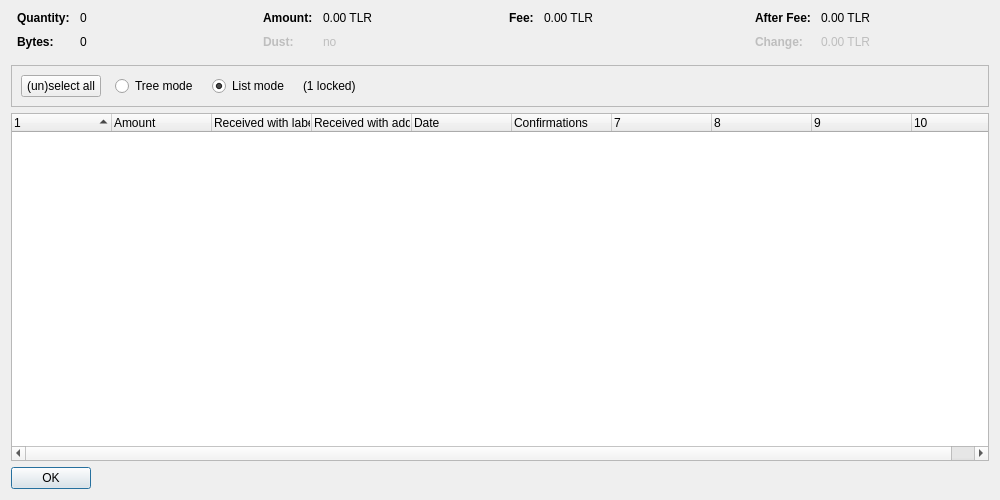
<?xml version="1.0" encoding="UTF-8"?>
<ui version="4.0">
 <class>CoinControlDialog</class>
 <widget class="QDialog" name="CoinControlDialog">
  <property name="geometry">
   <rect>
    <x>0</x>
    <y>0</y>
    <width>1000</width>
    <height>500</height>
   </rect>
  </property>
  <property name="windowTitle">
   <string>Coin Selection</string>
  </property>
  <layout class="QVBoxLayout" name="verticalLayout">
   <item>
    <layout class="QHBoxLayout" name="horizontalLayoutTop" stretch="0,0,0,0">
     <property name="topMargin">
      <number>0</number>
     </property>
     <property name="bottomMargin">
      <number>10</number>
     </property>
     <item>
      <layout class="QFormLayout" name="formLayoutCoinControl1">
       <property name="horizontalSpacing">
        <number>10</number>
       </property>
       <property name="verticalSpacing">
        <number>10</number>
       </property>
       <property name="leftMargin">
        <number>6</number>
       </property>
       <property name="rightMargin">
        <number>6</number>
       </property>
       <item row="0" column="0">
        <widget class="QLabel" name="labelCoinControlQuantityText">
         <property name="font">
          <font>
           <weight>75</weight>
           <bold>true</bold>
          </font>
         </property>
         <property name="text">
          <string>Quantity:</string>
         </property>
        </widget>
       </item>
       <item row="0" column="1">
        <widget class="QLabel" name="labelCoinControlQuantity">
         <property name="cursor">
          <cursorShape>IBeamCursor</cursorShape>
         </property>
         <property name="contextMenuPolicy">
          <enum>Qt::ActionsContextMenu</enum>
         </property>
         <property name="text">
          <string notr="true">0</string>
         </property>
         <property name="textInteractionFlags">
          <set>Qt::LinksAccessibleByMouse|Qt::TextSelectableByKeyboard|Qt::TextSelectableByMouse</set>
         </property>
        </widget>
       </item>
       <item row="1" column="0">
        <widget class="QLabel" name="labelCoinControlBytesText">
         <property name="font">
          <font>
           <weight>75</weight>
           <bold>true</bold>
          </font>
         </property>
         <property name="text">
          <string>Bytes:</string>
         </property>
        </widget>
       </item>
       <item row="1" column="1">
        <widget class="QLabel" name="labelCoinControlBytes">
         <property name="cursor">
          <cursorShape>IBeamCursor</cursorShape>
         </property>
         <property name="contextMenuPolicy">
          <enum>Qt::ActionsContextMenu</enum>
         </property>
         <property name="text">
          <string notr="true">0</string>
         </property>
         <property name="textInteractionFlags">
          <set>Qt::LinksAccessibleByMouse|Qt::TextSelectableByKeyboard|Qt::TextSelectableByMouse</set>
         </property>
        </widget>
       </item>
      </layout>
     </item>
     <item>
      <layout class="QFormLayout" name="formLayoutCoinControl2">
       <property name="horizontalSpacing">
        <number>10</number>
       </property>
       <property name="verticalSpacing">
        <number>10</number>
       </property>
       <property name="leftMargin">
        <number>6</number>
       </property>
       <property name="rightMargin">
        <number>6</number>
       </property>
       <item row="0" column="0">
        <widget class="QLabel" name="labelCoinControlAmountText">
         <property name="font">
          <font>
           <weight>75</weight>
           <bold>true</bold>
          </font>
         </property>
         <property name="text">
          <string>Amount:</string>
         </property>
        </widget>
       </item>
       <item row="0" column="1">
        <widget class="QLabel" name="labelCoinControlAmount">
         <property name="cursor">
          <cursorShape>IBeamCursor</cursorShape>
         </property>
         <property name="contextMenuPolicy">
          <enum>Qt::ActionsContextMenu</enum>
         </property>
         <property name="text">
          <string notr="true">0.00 TLR</string>
         </property>
         <property name="textInteractionFlags">
          <set>Qt::LinksAccessibleByMouse|Qt::TextSelectableByKeyboard|Qt::TextSelectableByMouse</set>
         </property>
        </widget>
       </item>
       <item row="1" column="0">
        <widget class="QLabel" name="labelCoinControlLowOutputText">
         <property name="enabled">
          <bool>false</bool>
         </property>
         <property name="font">
          <font>
           <weight>75</weight>
           <bold>true</bold>
          </font>
         </property>
         <property name="text">
          <string>Dust:</string>
         </property>
        </widget>
       </item>
       <item row="1" column="1">
        <widget class="QLabel" name="labelCoinControlLowOutput">
         <property name="enabled">
          <bool>false</bool>
         </property>
         <property name="cursor">
          <cursorShape>IBeamCursor</cursorShape>
         </property>
         <property name="contextMenuPolicy">
          <enum>Qt::ActionsContextMenu</enum>
         </property>
         <property name="text">
          <string notr="true">no</string>
         </property>
         <property name="textInteractionFlags">
          <set>Qt::LinksAccessibleByMouse|Qt::TextSelectableByKeyboard|Qt::TextSelectableByMouse</set>
         </property>
        </widget>
       </item>
      </layout>
     </item>
     <item>
      <layout class="QFormLayout" name="formLayoutCoinControl3">
       <property name="horizontalSpacing">
        <number>10</number>
       </property>
       <property name="verticalSpacing">
        <number>10</number>
       </property>
       <property name="leftMargin">
        <number>6</number>
       </property>
       <property name="rightMargin">
        <number>6</number>
       </property>
       <item row="0" column="0">
        <widget class="QLabel" name="labelCoinControlFeeText">
         <property name="font">
          <font>
           <weight>75</weight>
           <bold>true</bold>
          </font>
         </property>
         <property name="text">
          <string>Fee:</string>
         </property>
        </widget>
       </item>
       <item row="0" column="1">
        <widget class="QLabel" name="labelCoinControlFee">
         <property name="cursor">
          <cursorShape>IBeamCursor</cursorShape>
         </property>
         <property name="contextMenuPolicy">
          <enum>Qt::ActionsContextMenu</enum>
         </property>
         <property name="text">
          <string notr="true">0.00 TLR</string>
         </property>
         <property name="textInteractionFlags">
          <set>Qt::LinksAccessibleByMouse|Qt::TextSelectableByKeyboard|Qt::TextSelectableByMouse</set>
         </property>
        </widget>
       </item>
      </layout>
     </item>
     <item>
      <layout class="QFormLayout" name="formLayoutCoinControl4">
       <property name="horizontalSpacing">
        <number>10</number>
       </property>
       <property name="verticalSpacing">
        <number>10</number>
       </property>
       <property name="leftMargin">
        <number>6</number>
       </property>
       <property name="rightMargin">
        <number>6</number>
       </property>
       <item row="0" column="0">
        <widget class="QLabel" name="labelCoinControlAfterFeeText">
         <property name="font">
          <font>
           <weight>75</weight>
           <bold>true</bold>
          </font>
         </property>
         <property name="text">
          <string>After Fee:</string>
         </property>
        </widget>
       </item>
       <item row="0" column="1">
        <widget class="QLabel" name="labelCoinControlAfterFee">
         <property name="cursor">
          <cursorShape>IBeamCursor</cursorShape>
         </property>
         <property name="contextMenuPolicy">
          <enum>Qt::ActionsContextMenu</enum>
         </property>
         <property name="text">
          <string notr="true">0.00 TLR</string>
         </property>
         <property name="textInteractionFlags">
          <set>Qt::LinksAccessibleByMouse|Qt::TextSelectableByKeyboard|Qt::TextSelectableByMouse</set>
         </property>
        </widget>
       </item>
       <item row="1" column="0">
        <widget class="QLabel" name="labelCoinControlChangeText">
         <property name="enabled">
          <bool>false</bool>
         </property>
         <property name="font">
          <font>
           <weight>75</weight>
           <bold>true</bold>
          </font>
         </property>
         <property name="text">
          <string>Change:</string>
         </property>
        </widget>
       </item>
       <item row="1" column="1">
        <widget class="QLabel" name="labelCoinControlChange">
         <property name="enabled">
          <bool>false</bool>
         </property>
         <property name="cursor">
          <cursorShape>IBeamCursor</cursorShape>
         </property>
         <property name="contextMenuPolicy">
          <enum>Qt::ActionsContextMenu</enum>
         </property>
         <property name="text">
          <string notr="true">0.00 TLR</string>
         </property>
         <property name="textInteractionFlags">
          <set>Qt::LinksAccessibleByMouse|Qt::TextSelectableByKeyboard|Qt::TextSelectableByMouse</set>
         </property>
        </widget>
       </item>
      </layout>
     </item>
    </layout>
   </item>
   <item>
    <widget class="QFrame" name="frame">
     <property name="minimumSize">
      <size>
       <width>0</width>
       <height>40</height>
      </size>
     </property>
     <property name="frameShape">
      <enum>QFrame::StyledPanel</enum>
     </property>
     <property name="frameShadow">
      <enum>QFrame::Sunken</enum>
     </property>
     <layout class="QHBoxLayout" name="horizontalLayout">
      <item>
       <layout class="QHBoxLayout" name="horizontalLayoutPanel" stretch="0,0,0,0,0">
        <property name="spacing">
         <number>14</number>
        </property>
        <item>
         <widget class="QPushButton" name="pushButtonSelectAll">
          <property name="sizePolicy">
           <sizepolicy hsizetype="Maximum" vsizetype="Fixed">
            <horstretch>0</horstretch>
            <verstretch>0</verstretch>
           </sizepolicy>
          </property>
          <property name="text">
           <string>(un)select all</string>
          </property>
          <property name="autoDefault">
           <bool>false</bool>
          </property>
         </widget>
        </item>
        <item>
         <widget class="QRadioButton" name="radioTreeMode">
          <property name="sizePolicy">
           <sizepolicy hsizetype="Maximum" vsizetype="Fixed">
            <horstretch>0</horstretch>
            <verstretch>0</verstretch>
           </sizepolicy>
          </property>
          <property name="text">
           <string>Tree mode</string>
          </property>
         </widget>
        </item>
        <item>
         <widget class="QRadioButton" name="radioListMode">
          <property name="sizePolicy">
           <sizepolicy hsizetype="Maximum" vsizetype="Fixed">
            <horstretch>0</horstretch>
            <verstretch>0</verstretch>
           </sizepolicy>
          </property>
          <property name="text">
           <string>List mode</string>
          </property>
          <property name="checked">
           <bool>true</bool>
          </property>
         </widget>
        </item>
        <item>
         <widget class="QLabel" name="labelLocked">
          <property name="text">
           <string notr="true">(1 locked)</string>
          </property>
         </widget>
        </item>
        <item>
         <spacer name="horizontalSpacer">
          <property name="orientation">
           <enum>Qt::Horizontal</enum>
          </property>
          <property name="sizeHint" stdset="0">
           <size>
            <width>40</width>
            <height>20</height>
           </size>
          </property>
         </spacer>
        </item>
       </layout>
      </item>
     </layout>
    </widget>
   </item>
   <item>
    <widget class="CoinControlTreeWidget" name="treeWidget">
     <property name="contextMenuPolicy">
      <enum>Qt::CustomContextMenu</enum>
     </property>
     <property name="sortingEnabled">
      <bool>false</bool>
     </property>
     <property name="columnCount">
      <number>10</number>
     </property>
     <attribute name="headerShowSortIndicator" stdset="0">
      <bool>true</bool>
     </attribute>
     <attribute name="headerStretchLastSection">
      <bool>false</bool>
     </attribute>
     <column>
      <property name="text">
       <string/>
      </property>
     </column>
     <column>
      <property name="text">
       <string>Amount</string>
      </property>
     </column>
     <column>
      <property name="text">
       <string>Received with label</string>
      </property>
     </column>
     <column>
      <property name="text">
       <string>Received with address</string>
      </property>
     </column>
     <column>
      <property name="text">
       <string>Date</string>
      </property>
     </column>
     <column>
      <property name="text">
       <string>Confirmations</string>
      </property>
      <property name="toolTip">
       <string>Confirmed</string>
      </property>
     </column>
     <column>
      <property name="text">
       <string/>
      </property>
     </column>
     <column>
      <property name="text">
       <string/>
      </property>
     </column>
     <column>
      <property name="text">
       <string/>
      </property>
     </column>
     <column>
      <property name="text">
       <string/>
      </property>
     </column>
    </widget>
   </item>
   <item>
    <widget class="QDialogButtonBox" name="buttonBox">
     <property name="sizePolicy">
      <sizepolicy hsizetype="Maximum" vsizetype="Fixed">
       <horstretch>0</horstretch>
       <verstretch>0</verstretch>
      </sizepolicy>
     </property>
     <property name="orientation">
      <enum>Qt::Horizontal</enum>
     </property>
     <property name="standardButtons">
      <set>QDialogButtonBox::Ok</set>
     </property>
    </widget>
   </item>
  </layout>
 </widget>
 <customwidgets>
  <customwidget>
   <class>CoinControlTreeWidget</class>
   <extends>QTreeWidget</extends>
   <header>coincontroltreewidget.h</header>
  </customwidget>
 </customwidgets>
 <resources/>
 <connections/>
</ui>
